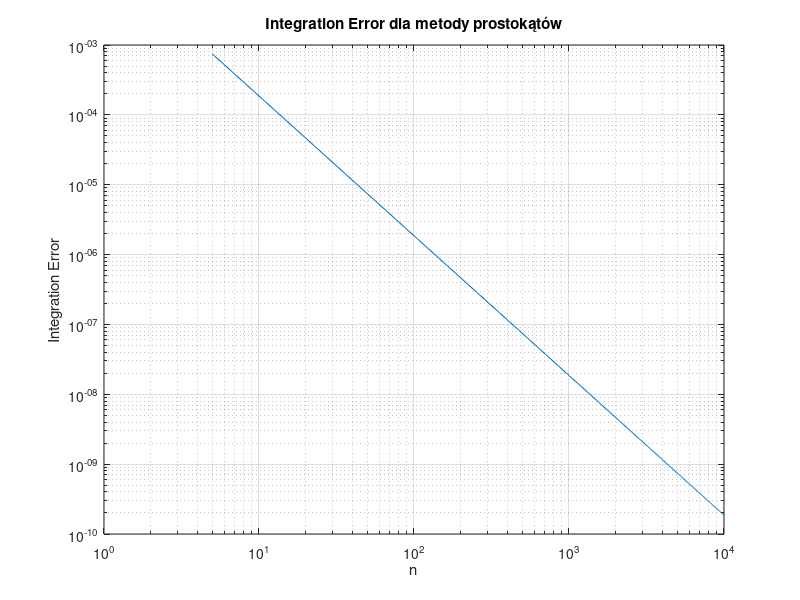

Recreate this plot in MATLAB.
function [integration_error, Nt, ft_5, integral_1000] = zadanie1()

    reference_value = 0.0473612919396179; % wartość referencyjna całki

    Nt = 5:50:10^4;
    integration_error = zeros(1, length(Nt));

    ft_5 = ft(5);
    integral_1000 = integration(@ft, 1000);

    for i = 1:length(Nt)
        integration_result = integration(@ft, Nt(i));
        integration_error(i) = abs(integration_result - reference_value);
    end

    figure;
    loglog(Nt, integration_error);
    xlabel('n');
    ylabel('Integration Error');
    title('Integration Error dla metody prostokątów');
    grid on;

    print('zadanie1', '-dpng');
end

function [y] = ft(t)
    y = 1/(3*sqrt(2*pi))*exp(-(t-10)^2/(2*3^2));
end

function [integral] = integration(fun, N)
    indices = linspace(0, 5, N+1);
    delta_x = 5/N;
    integral = 0;
    prev_i = indices(1);
    for i=1:N
        integral = integral + delta_x * fun((prev_i + indices(i + 1)) / 2);
        prev_i = indices(i + 1);
    end
end